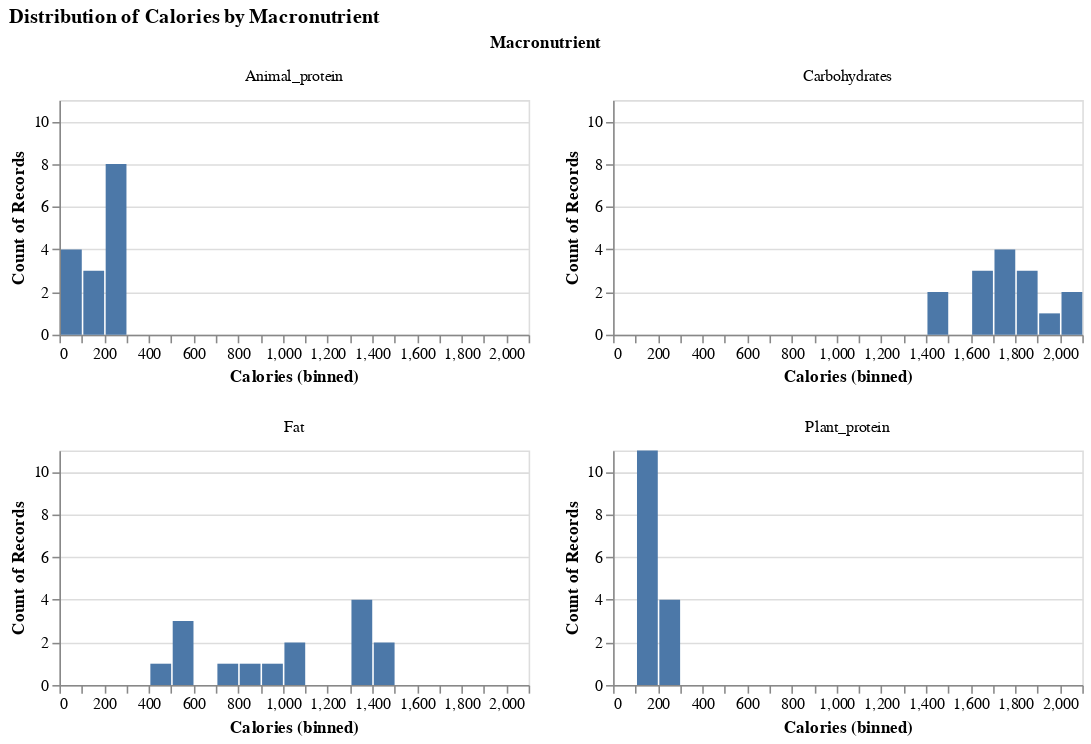

Source (notebook cell):
### Markdown cell above
<div style="background-color: #e8f4fd; border-left:6px solid #2196F3; padding:15px; margin:15px 0;">

<h2>VIZ TASK A: Faceted Histograms of Calories by Macronutrients</h2>

**TASK:** Create A Faceted Histogram chart using the `calories_macros` dataset to compare the distribution of calories accross macronutrients.

<h4>Chart Specifications:</h4>

- **Mark**: `mark_bar()`
- **X Channel:** `Calories`
- **Y Channel:** `count`
- **Faceting:** facet by `Macronutrient`

<h4>Layout and Styling:</h4>

- **Dimensions:** Height = 150px
- **Title:** <i>"Distribution of Calories by Macronutrient"</i>
- **Faceting:** Use faceting with 2 columns to make sure the histogram is easy to compare
- **Axis:** Use `resolve_axis` to make sure each subplot has their own x axis labels
- **Bins:** Set the maximum number of bins to a reasonable amount

</div>

_Points:_ 21

### Code cell
histograms_macronutrient_calories = 
# Show the chart
histograms_macronutrient_calories

### Figure 1 — Vega-Lite specification as saved in the notebook (floating-point values rounded to 4 significant figures)
{"config": {"view": {"continuousWidth": 300, "continuousHeight": 300}}, "data": {"name": "data-1baf97771bd69eca6b4d25b6b7a95d47"}, "mark": {"type": "bar"}, "encoding": {"facet": {"columns": 2, "field": "Macronutrient", "type": "nominal"}, "x": {"bin": {"maxbins": 20}, "field": "Calories", "type": "quantitative"}, "y": {"aggregate": "count", "type": "quantitative"}}, "height": 150, "resolve": {"axis": {"x": "independent", "y": "independent"}}, "title": "Distribution of Calories by Macronutrient", "$schema": "https://vega.github.io/schema/vega-lite/v5.20.1.json", "datasets": {"data-1baf97771bd69eca6b4d25b6b7a95d47": [{"Country": "Australia", "Code": "AUS", "Year": "2013-01-01", "Macronutrient": "Animal_protein", "Calories": 286.7}, {"Country": "Brazil", "Code": "BRA", "Year": "2013-01-01", "Macronutrient": "Animal_protein", "Calories": 210.4}, {"Country": "Burkina Faso", "Code": "BFA", "Year": "2013-01-01", "Macronutrient": "Animal_protein", "Calories": 44.28}, {"Country": "Canada", "Code": "CAN", "Year": "2013-01-01", "Macronutrient": "Animal_protein", "Calories": 218.8}, {"Country": "China", "Code": "CHN", "Year": "2013-01-01", "Macronutrient": "Animal_protein", "Calories": 158.6}, {"Country": "France", "Code": "FRA", "Year": "2013-01-01", "Macronutrient": "Animal_protein", "Calories": 277.4}, {"Country": "India", "Code": "IND", "Year": "2013-01-01", "Macronutrient": "Animal_protein", "Calories": 47.96}, {"Country": "Jamaica", "Code": "JAM", "Year": "2013-01-01", "Macronutrient": "Animal_protein", "Calories": 148.4}, {"Country": "Norway", "Code": "NOR", "Year": "2013-01-01", "Macronutrient": "Animal_protein", "Calories": 264.0}, {"Country": "Poland", "Code": "POL", "Year": "2013-01-01", "Macronutrient": "Animal_protein", "Calories": 213.1}, {"Country": "South Korea", "Code": "KOR", "Year": "2013-01-01", "Macronutrient": "Animal_protein", "Calories": 184.5}, {"Country": "Switzerland", "Code": "CHE", "Year": "2013-01-01", "Macronutrient": "Animal_protein", "Calories": 239.1}, {"Country": "Thailand", "Code": "THA", "Year": "2013-01-01", "Macronutrient": "Animal_protein", "Calories": 99.4}, {"Country": "United States", "Code": "USA", "Year": "2013-01-01", "Macronutrient": "Animal_protein", "Calories": 279.1}, {"Country": "Zimbabwe", "Code": "ZWE", "Year": "2013-01-01", "Macronutrient": "Animal_protein", "Calories": 47.04}, {"Country": "Australia", "Code": "AUS", "Year": "2013-01-01", "Macronutrient": "Plant_protein", "Calories": 138.4}, {"Country": "Brazil", "Code": "BRA", "Year": "2013-01-01", "Macronutrient": "Plant_protein", "Calories": 169.6}, {"Country": "Burkina Faso", "Code": "BFA", "Year": "2013-01-01", "Macronutrient": "Plant_protein", "Calories": 273.2}, {"Country": "Canada", "Code": "CAN", "Year": "2013-01-01", "Macronutrient": "Plant_protein", "Calories": 201.0}, {"Country": "China", "Code": "CHN", "Year": "2013-01-01", "Macronutrient": "Plant_protein", "Calories": 233.6}, {"Country": "France", "Code": "FRA", "Year": "2013-01-01", "Macronutrient": "Plant_protein", "Calories": 164.7}, {"Country": "India", "Code": "IND", "Year": "2013-01-01", "Macronutrient": "Plant_protein", "Calories": 193.0}, {"Country": "Jamaica", "Code": "JAM", "Year": "2013-01-01", "Macronutrient": "Plant_protein", "Calories": 159.4}, {"Country": "Norway", "Code": "NOR", "Year": "2013-01-01", "Macronutrient": "Plant_protein", "Calories": 179.6}, {"Country": "Poland", "Code": "POL", "Year": "2013-01-01", "Macronutrient": "Plant_protein", "Calories": 192.8}, {"Country": "South Korea", "Code": "KOR", "Year": "2013-01-01", "Macronutrient": "Plant_protein", "Calories": 200.3}, {"Country": "Switzerland", "Code": "CHE", "Year": "2013-01-01", "Macronutrient": "Plant_protein", "Calories": 133.2}, {"Country": "Thailand", "Code": "THA", "Year": "2013-01-01", "Macronutrient": "Plant_protein", "Calories": 144.1}, {"Country": "United States", "Code": "USA", "Year": "2013-01-01", "Macronutrient": "Plant_protein", "Calories": 159.3}, {"Country": "Zimbabwe", "Code": "ZWE", "Year": "2013-01-01", "Macronutrient": "Plant_protein", "Calories": 146.4}, {"Country": "Australia", "Code": "AUS", "Year": "2013-01-01", "Macronutrient": "Fat", "Calories": 1358.0}, {"Country": "Brazil", "Code": "BRA", "Year": "2013-01-01", "Macronutrient": "Fat", "Calories": 1060.0}, {"Country": "Burkina Faso", "Code": "BFA", "Year": "2013-01-01", "Macronutrient": "Fat", "Calories": 554.4}, {"Country": "Canada", "Code": "CAN", "Year": "2013-01-01", "Macronutrient": "Fat", "Calories": 1323.0}, {"Country": "China", "Code": "CHN", "Year": "2013-01-01", "Macronutrient": "Fat", "Calories": 862.8}, {"Country": "France", "Code": "FRA", "Year": "2013-01-01", "Macronutrient": "Fat", "Calories": 1433.0}, {"Country": "India", "Code": "IND", "Year": "2013-01-01", "Macronutrient": "Fat", "Calories": 470.2}, {"Country": "Jamaica", "Code": "JAM", "Year": "2013-01-01", "Macronutrient": "Fat", "Calories": 705.8}, {"Country": "Norway", "Code": "NOR", "Year": "2013-01-01", "Macronutrient": "Fat", "Calories": 1342.0}, {"Country": "Poland", "Code": "POL", "Year": "2013-01-01", "Macronutrient": "Fat", "Calories": 1076.0}, {"Country": "South Korea", "Code": "KOR", "Year": "2013-01-01", "Macronutrient": "Fat", "Calories": 920.8}, {"Country": "Switzerland", "Code": "CHE", "Year": "2013-01-01", "Macronutrient": "Fat", "Calories": 1382.0}, {"Country": "Thailand", "Code": "THA", "Year": "2013-01-01", "Macronutrient": "Fat", "Calories": 527.5}, {"Country": "United States", "Code": "USA", "Year": "2013-01-01", "Macronutrient": "Fat", "Calories": 1454.0}, {"Country": "Zimbabwe", "Code": "ZWE", "Year": "2013-01-01", "Macronutrient": "Fat", "Calories": 514.6}, {"Country": "Australia", "Code": "AUS", "Year": "2013-01-01", "Macronutrient": "Carbohydrates", "Calories": 1493.0}, {"Country": "Brazil", "Code": "BRA", "Year": "2013-01-01", "Macronutrient": "Carbohydrates", "Calories": 1823.0}, {"Country": "Burkina Faso", "Code": "BFA", "Year": "2013-01-01", "Macronutrient": "Carbohydrates", "Calories": 1848.0}, {"Country": "Canada", "Code": "CAN", "Year": "2013-01-01", "Macronutrient": "Carbohydrates", "Calories": 1751.0}, {"Country": "China", "Code": "CHN", "Year": "2013-01-01", "Macronutrient": "Carbohydrates", "Calories": 1853.0}, {"Country": "France", "Code": "FRA", "Year": "2013-01-01", "Macronutrient": "Carbohydrates", "Calories": 1607.0}, {"Country": "India", "Code": "IND", "Year": "2013-01-01", "Macronutrient": "Carbohydrates", "Calories": 1748.0}, {"Country": "Jamaica", "Code": "JAM", "Year": "2013-01-01", "Macronutrient": "Carbohydrates", "Calories": 1732.0}, {"Country": "Norway", "Code": "NOR", "Year": "2013-01-01", "Macronutrient": "Carbohydrates", "Calories": 1699.0}, {"Country": "Poland", "Code": "POL", "Year": "2013-01-01", "Macronutrient": "Carbohydrates", "Calories": 1969.0}, {"Country": "South Korea", "Code": "KOR", "Year": "2013-01-01", "Macronutrient": "Carbohydrates", "Calories": 2028.0}, {"Country": "Switzerland", "Code": "CHE", "Year": "2013-01-01", "Macronutrient": "Carbohydrates", "Calories": 1636.0}, {"Country": "Thailand", "Code": "THA", "Year": "2013-01-01", "Macronutrient": "Carbohydrates", "Calories": 2013.0}, {"Country": "United States", "Code": "USA", "Year": "2013-01-01", "Macronutrient": "Carbohydrates", "Calories": 1790.0}, {"Country": "Zimbabwe", "Code": "ZWE", "Year": "2013-01-01", "Macronutrient": "Carbohydrates", "Calories": 1402.0}]}}
